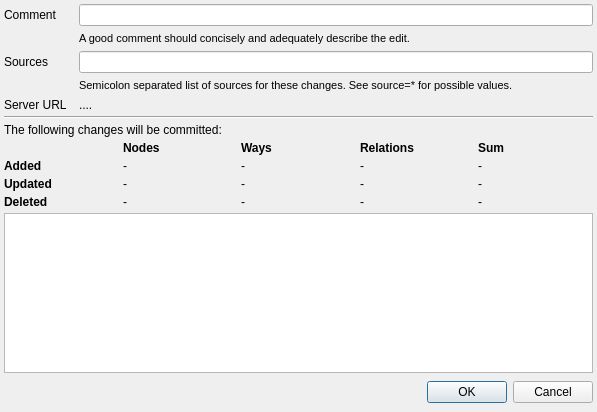
<?xml version="1.0" encoding="UTF-8"?>
<ui version="4.0">
 <class>SyncListDialog</class>
 <widget class="QDialog" name="SyncListDialog">
  <property name="geometry">
   <rect>
    <x>0</x>
    <y>0</y>
    <width>597</width>
    <height>412</height>
   </rect>
  </property>
  <property name="windowTitle">
   <string>Upload to Openstreetmap</string>
  </property>
  <layout class="QVBoxLayout">
   <property name="spacing">
    <number>4</number>
   </property>
   <property name="leftMargin">
    <number>4</number>
   </property>
   <property name="topMargin">
    <number>4</number>
   </property>
   <property name="rightMargin">
    <number>4</number>
   </property>
   <property name="bottomMargin">
    <number>4</number>
   </property>
   <item>
    <layout class="QFormLayout" name="formLayout">
     <property name="horizontalSpacing">
      <number>12</number>
     </property>
     <property name="verticalSpacing">
      <number>6</number>
     </property>
     <item row="0" column="0">
      <widget class="QLabel" name="lblChangesetComment">
       <property name="text">
        <string>Comment</string>
       </property>
      </widget>
     </item>
     <item row="0" column="1">
      <widget class="QLineEdit" name="edChangesetComment"/>
     </item>
     <item row="1" column="1">
      <widget class="QLabel" name="label_2">
       <property name="font">
        <font>
         <pointsize>8</pointsize>
        </font>
       </property>
       <property name="text">
        <string>A good comment should concisely and adequately describe the edit.</string>
       </property>
      </widget>
     </item>
     <item row="3" column="1">
      <widget class="QLineEdit" name="edSources"/>
     </item>
     <item row="3" column="0">
      <widget class="QLabel" name="label_3">
       <property name="text">
        <string>Sources</string>
       </property>
      </widget>
     </item>
     <item row="7" column="0">
      <widget class="QLabel" name="label_13">
       <property name="text">
        <string>Server URL</string>
       </property>
      </widget>
     </item>
     <item row="7" column="1">
      <widget class="QLabel" name="lblServerUrl">
       <property name="text">
        <string notr="true">....</string>
       </property>
      </widget>
     </item>
     <item row="4" column="1">
      <widget class="QLabel" name="label_11">
       <property name="font">
        <font>
         <pointsize>8</pointsize>
        </font>
       </property>
       <property name="text">
        <string>&lt;html&gt;&lt;head/&gt;&lt;body&gt;&lt;p&gt;Semicolon separated list of sources for these changes. See &lt;a href=&quot;https://wiki.openstreetmap.org/wiki/Key:source&quot;&gt;&lt;span style=&quot; text-decoration: underline; color:#0000ff;&quot;&gt;source=*&lt;/span&gt;&lt;/a&gt; for possible values.&lt;/p&gt;&lt;/body&gt;&lt;/html&gt;</string>
       </property>
      </widget>
     </item>
    </layout>
   </item>
   <item>
    <widget class="Line" name="line">
     <property name="orientation">
      <enum>Qt::Horizontal</enum>
     </property>
    </widget>
   </item>
   <item>
    <widget class="QLabel" name="label">
     <property name="text">
      <string>The following changes will be committed:</string>
     </property>
    </widget>
   </item>
   <item>
    <layout class="QGridLayout" name="gridLayout">
     <item row="2" column="1">
      <widget class="QLabel" name="lblNodesAdded">
       <property name="text">
        <string notr="true">-</string>
       </property>
      </widget>
     </item>
     <item row="2" column="0">
      <widget class="QLabel" name="label_4">
       <property name="font">
        <font>
         <weight>75</weight>
         <bold>true</bold>
        </font>
       </property>
       <property name="text">
        <string>Added</string>
       </property>
      </widget>
     </item>
     <item row="3" column="0">
      <widget class="QLabel" name="label_5">
       <property name="font">
        <font>
         <weight>75</weight>
         <bold>true</bold>
        </font>
       </property>
       <property name="text">
        <string>Updated</string>
       </property>
      </widget>
     </item>
     <item row="4" column="0">
      <widget class="QLabel" name="label_6">
       <property name="font">
        <font>
         <weight>75</weight>
         <bold>true</bold>
        </font>
       </property>
       <property name="text">
        <string>Deleted</string>
       </property>
      </widget>
     </item>
     <item row="1" column="2">
      <widget class="QLabel" name="label_8">
       <property name="font">
        <font>
         <weight>75</weight>
         <bold>true</bold>
        </font>
       </property>
       <property name="text">
        <string>Ways</string>
       </property>
      </widget>
     </item>
     <item row="1" column="1">
      <widget class="QLabel" name="label_7">
       <property name="font">
        <font>
         <weight>75</weight>
         <bold>true</bold>
        </font>
       </property>
       <property name="text">
        <string>Nodes</string>
       </property>
      </widget>
     </item>
     <item row="1" column="3">
      <widget class="QLabel" name="label_9">
       <property name="font">
        <font>
         <weight>75</weight>
         <bold>true</bold>
        </font>
       </property>
       <property name="text">
        <string>Relations</string>
       </property>
      </widget>
     </item>
     <item row="2" column="2">
      <widget class="QLabel" name="lblWaysAdded">
       <property name="text">
        <string notr="true">-</string>
       </property>
      </widget>
     </item>
     <item row="2" column="3">
      <widget class="QLabel" name="lblRelationsAdded">
       <property name="text">
        <string notr="true">-</string>
       </property>
      </widget>
     </item>
     <item row="3" column="1">
      <widget class="QLabel" name="lblNodesUpdated">
       <property name="text">
        <string notr="true">-</string>
       </property>
      </widget>
     </item>
     <item row="3" column="2">
      <widget class="QLabel" name="lblWaysUpdated">
       <property name="text">
        <string notr="true">-</string>
       </property>
      </widget>
     </item>
     <item row="3" column="3">
      <widget class="QLabel" name="lblRelationsUpdated">
       <property name="text">
        <string notr="true">-</string>
       </property>
      </widget>
     </item>
     <item row="4" column="1">
      <widget class="QLabel" name="lblNodesDeleted">
       <property name="text">
        <string notr="true">-</string>
       </property>
      </widget>
     </item>
     <item row="4" column="2">
      <widget class="QLabel" name="lblWaysDeleted">
       <property name="text">
        <string notr="true">-</string>
       </property>
      </widget>
     </item>
     <item row="4" column="3">
      <widget class="QLabel" name="lblRelationsDeleted">
       <property name="text">
        <string notr="true">-</string>
       </property>
      </widget>
     </item>
     <item row="1" column="4">
      <widget class="QLabel" name="label_10">
       <property name="font">
        <font>
         <weight>75</weight>
         <bold>true</bold>
        </font>
       </property>
       <property name="text">
        <string>Sum</string>
       </property>
      </widget>
     </item>
     <item row="2" column="4">
      <widget class="QLabel" name="lblAdded">
       <property name="text">
        <string notr="true">-</string>
       </property>
      </widget>
     </item>
     <item row="3" column="4">
      <widget class="QLabel" name="lblUpdated">
       <property name="text">
        <string notr="true">-</string>
       </property>
      </widget>
     </item>
     <item row="4" column="4">
      <widget class="QLabel" name="lblDeleted">
       <property name="text">
        <string notr="true">-</string>
       </property>
      </widget>
     </item>
    </layout>
   </item>
   <item>
    <widget class="QListWidget" name="ChangesList"/>
   </item>
   <item>
    <layout class="QHBoxLayout">
     <property name="spacing">
      <number>6</number>
     </property>
     <property name="leftMargin">
      <number>0</number>
     </property>
     <property name="topMargin">
      <number>0</number>
     </property>
     <property name="rightMargin">
      <number>0</number>
     </property>
     <property name="bottomMargin">
      <number>0</number>
     </property>
     <item>
      <spacer>
       <property name="orientation">
        <enum>Qt::Horizontal</enum>
       </property>
       <property name="sizeHint" stdset="0">
        <size>
         <width>131</width>
         <height>31</height>
        </size>
       </property>
      </spacer>
     </item>
     <item>
      <widget class="QPushButton" name="okButton">
       <property name="text">
        <string>OK</string>
       </property>
      </widget>
     </item>
     <item>
      <widget class="QPushButton" name="cancelButton">
       <property name="text">
        <string>Cancel</string>
       </property>
      </widget>
     </item>
    </layout>
   </item>
  </layout>
 </widget>
 <resources/>
 <connections>
  <connection>
   <sender>okButton</sender>
   <signal>clicked()</signal>
   <receiver>SyncListDialog</receiver>
   <slot>accept()</slot>
   <hints>
    <hint type="sourcelabel">
     <x>278</x>
     <y>253</y>
    </hint>
    <hint type="destinationlabel">
     <x>96</x>
     <y>254</y>
    </hint>
   </hints>
  </connection>
  <connection>
   <sender>cancelButton</sender>
   <signal>clicked()</signal>
   <receiver>SyncListDialog</receiver>
   <slot>reject()</slot>
   <hints>
    <hint type="sourcelabel">
     <x>369</x>
     <y>253</y>
    </hint>
    <hint type="destinationlabel">
     <x>179</x>
     <y>282</y>
    </hint>
   </hints>
  </connection>
 </connections>
</ui>
